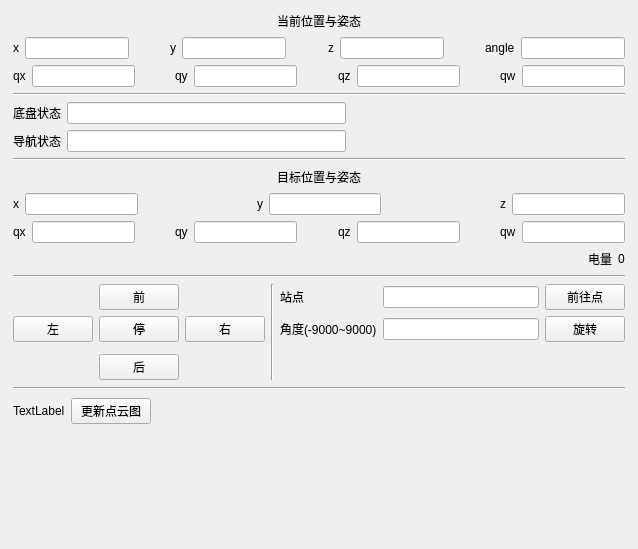
<?xml version="1.0" encoding="UTF-8"?>
<ui version="4.0">
 <class>RobotChassisPage</class>
 <widget class="QWidget" name="RobotChassisPage">
  <property name="geometry">
   <rect>
    <x>0</x>
    <y>0</y>
    <width>638</width>
    <height>549</height>
   </rect>
  </property>
  <property name="windowTitle">
   <string>Form</string>
  </property>
  <layout class="QGridLayout" name="gridLayout">
   <item row="12" column="1">
    <layout class="QHBoxLayout" name="horizontalLayout_4">
     <item>
      <widget class="QLabel" name="label_6">
       <property name="text">
        <string>qx</string>
       </property>
      </widget>
     </item>
     <item>
      <widget class="QLineEdit" name="TargetOXEdit"/>
     </item>
     <item>
      <spacer name="horizontalSpacer_10">
       <property name="orientation">
        <enum>Qt::Horizontal</enum>
       </property>
       <property name="sizeHint" stdset="0">
        <size>
         <width>40</width>
         <height>20</height>
        </size>
       </property>
      </spacer>
     </item>
     <item>
      <widget class="QLabel" name="label_14">
       <property name="text">
        <string>qy</string>
       </property>
      </widget>
     </item>
     <item>
      <widget class="QLineEdit" name="TargetOYEdit"/>
     </item>
     <item>
      <spacer name="horizontalSpacer_11">
       <property name="orientation">
        <enum>Qt::Horizontal</enum>
       </property>
       <property name="sizeHint" stdset="0">
        <size>
         <width>40</width>
         <height>20</height>
        </size>
       </property>
      </spacer>
     </item>
     <item>
      <widget class="QLabel" name="label_15">
       <property name="text">
        <string>qz</string>
       </property>
      </widget>
     </item>
     <item>
      <widget class="QLineEdit" name="TargetOZEdit"/>
     </item>
     <item>
      <spacer name="horizontalSpacer_12">
       <property name="orientation">
        <enum>Qt::Horizontal</enum>
       </property>
       <property name="sizeHint" stdset="0">
        <size>
         <width>40</width>
         <height>20</height>
        </size>
       </property>
      </spacer>
     </item>
     <item>
      <widget class="QLabel" name="label_16">
       <property name="text">
        <string>qw</string>
       </property>
      </widget>
     </item>
     <item>
      <widget class="QLineEdit" name="TargetOWEdit"/>
     </item>
    </layout>
   </item>
   <item row="7" column="1">
    <widget class="Line" name="line_2">
     <property name="orientation">
      <enum>Qt::Horizontal</enum>
     </property>
    </widget>
   </item>
   <item row="5" column="1">
    <layout class="QHBoxLayout" name="horizontalLayout_8">
     <item>
      <widget class="QLabel" name="label_17">
       <property name="text">
        <string>底盘状态</string>
       </property>
      </widget>
     </item>
     <item>
      <widget class="QLineEdit" name="ChassisStateEdit"/>
     </item>
     <item>
      <spacer name="horizontalSpacer_2">
       <property name="orientation">
        <enum>Qt::Horizontal</enum>
       </property>
       <property name="sizeHint" stdset="0">
        <size>
         <width>40</width>
         <height>20</height>
        </size>
       </property>
      </spacer>
     </item>
    </layout>
   </item>
   <item row="23" column="1">
    <spacer name="verticalSpacer">
     <property name="orientation">
      <enum>Qt::Vertical</enum>
     </property>
     <property name="sizeHint" stdset="0">
      <size>
       <width>20</width>
       <height>40</height>
      </size>
     </property>
    </spacer>
   </item>
   <item row="9" column="1">
    <layout class="QHBoxLayout" name="horizontalLayout_5">
     <item>
      <spacer name="horizontalSpacer_13">
       <property name="orientation">
        <enum>Qt::Horizontal</enum>
       </property>
       <property name="sizeHint" stdset="0">
        <size>
         <width>40</width>
         <height>20</height>
        </size>
       </property>
      </spacer>
     </item>
     <item>
      <widget class="QLabel" name="label_4">
       <property name="text">
        <string>目标位置与姿态</string>
       </property>
      </widget>
     </item>
     <item>
      <spacer name="horizontalSpacer_14">
       <property name="orientation">
        <enum>Qt::Horizontal</enum>
       </property>
       <property name="sizeHint" stdset="0">
        <size>
         <width>40</width>
         <height>20</height>
        </size>
       </property>
      </spacer>
     </item>
    </layout>
   </item>
   <item row="2" column="1">
    <layout class="QHBoxLayout" name="horizontalLayout_2">
     <item>
      <widget class="QLabel" name="label_2">
       <property name="text">
        <string>qx</string>
       </property>
      </widget>
     </item>
     <item>
      <widget class="QLineEdit" name="CurrentOXEdit"/>
     </item>
     <item>
      <spacer name="horizontalSpacer_5">
       <property name="orientation">
        <enum>Qt::Horizontal</enum>
       </property>
       <property name="sizeHint" stdset="0">
        <size>
         <width>40</width>
         <height>20</height>
        </size>
       </property>
      </spacer>
     </item>
     <item>
      <widget class="QLabel" name="label_9">
       <property name="text">
        <string>qy</string>
       </property>
      </widget>
     </item>
     <item>
      <widget class="QLineEdit" name="CurrentOYEdit"/>
     </item>
     <item>
      <spacer name="horizontalSpacer_6">
       <property name="orientation">
        <enum>Qt::Horizontal</enum>
       </property>
       <property name="sizeHint" stdset="0">
        <size>
         <width>40</width>
         <height>20</height>
        </size>
       </property>
      </spacer>
     </item>
     <item>
      <widget class="QLabel" name="label_10">
       <property name="text">
        <string>qz</string>
       </property>
      </widget>
     </item>
     <item>
      <widget class="QLineEdit" name="CurrentOZEdit"/>
     </item>
     <item>
      <spacer name="horizontalSpacer_7">
       <property name="orientation">
        <enum>Qt::Horizontal</enum>
       </property>
       <property name="sizeHint" stdset="0">
        <size>
         <width>40</width>
         <height>20</height>
        </size>
       </property>
      </spacer>
     </item>
     <item>
      <widget class="QLabel" name="label_11">
       <property name="text">
        <string>qw</string>
       </property>
      </widget>
     </item>
     <item>
      <widget class="QLineEdit" name="CurrentOWEdit"/>
     </item>
    </layout>
   </item>
   <item row="10" column="1">
    <layout class="QHBoxLayout" name="horizontalLayout_3">
     <item>
      <widget class="QLabel" name="label_5">
       <property name="text">
        <string>x</string>
       </property>
      </widget>
     </item>
     <item>
      <widget class="QLineEdit" name="TargetXEdit"/>
     </item>
     <item>
      <spacer name="horizontalSpacer_8">
       <property name="orientation">
        <enum>Qt::Horizontal</enum>
       </property>
       <property name="sizeHint" stdset="0">
        <size>
         <width>40</width>
         <height>20</height>
        </size>
       </property>
      </spacer>
     </item>
     <item>
      <widget class="QLabel" name="label_12">
       <property name="text">
        <string>y</string>
       </property>
      </widget>
     </item>
     <item>
      <widget class="QLineEdit" name="TargetYEdit"/>
     </item>
     <item>
      <spacer name="horizontalSpacer_9">
       <property name="orientation">
        <enum>Qt::Horizontal</enum>
       </property>
       <property name="sizeHint" stdset="0">
        <size>
         <width>40</width>
         <height>20</height>
        </size>
       </property>
      </spacer>
     </item>
     <item>
      <widget class="QLabel" name="label_13">
       <property name="text">
        <string>z</string>
       </property>
      </widget>
     </item>
     <item>
      <widget class="QLineEdit" name="TargetZEdit"/>
     </item>
    </layout>
   </item>
   <item row="17" column="2">
    <spacer name="horizontalSpacer_19">
     <property name="orientation">
      <enum>Qt::Horizontal</enum>
     </property>
     <property name="sizeHint" stdset="0">
      <size>
       <width>40</width>
       <height>20</height>
      </size>
     </property>
    </spacer>
   </item>
   <item row="22" column="1">
    <layout class="QGridLayout" name="gridLayout_4">
     <item row="1" column="0" colspan="2">
      <widget class="QLabel" name="lidarImage">
       <property name="text">
        <string>TextLabel</string>
       </property>
      </widget>
     </item>
     <item row="1" column="2">
      <widget class="QPushButton" name="updata_lidarButton">
       <property name="text">
        <string>更新点云图</string>
       </property>
      </widget>
     </item>
     <item row="1" column="3">
      <spacer name="horizontalSpacer_21">
       <property name="orientation">
        <enum>Qt::Horizontal</enum>
       </property>
       <property name="sizeHint" stdset="0">
        <size>
         <width>40</width>
         <height>20</height>
        </size>
       </property>
      </spacer>
     </item>
    </layout>
   </item>
   <item row="16" column="1">
    <widget class="Line" name="line_4">
     <property name="orientation">
      <enum>Qt::Horizontal</enum>
     </property>
    </widget>
   </item>
   <item row="3" column="1">
    <widget class="Line" name="line">
     <property name="orientation">
      <enum>Qt::Horizontal</enum>
     </property>
    </widget>
   </item>
   <item row="0" column="1">
    <layout class="QHBoxLayout" name="horizontalLayout_6">
     <item>
      <spacer name="horizontalSpacer_15">
       <property name="orientation">
        <enum>Qt::Horizontal</enum>
       </property>
       <property name="sizeHint" stdset="0">
        <size>
         <width>40</width>
         <height>20</height>
        </size>
       </property>
      </spacer>
     </item>
     <item>
      <widget class="QLabel" name="label_3">
       <property name="text">
        <string>当前位置与姿态</string>
       </property>
      </widget>
     </item>
     <item>
      <spacer name="horizontalSpacer_16">
       <property name="orientation">
        <enum>Qt::Horizontal</enum>
       </property>
       <property name="sizeHint" stdset="0">
        <size>
         <width>40</width>
         <height>20</height>
        </size>
       </property>
      </spacer>
     </item>
    </layout>
   </item>
   <item row="1" column="1">
    <layout class="QHBoxLayout" name="horizontalLayout">
     <item>
      <widget class="QLabel" name="label">
       <property name="text">
        <string>x</string>
       </property>
      </widget>
     </item>
     <item>
      <widget class="QLineEdit" name="CurrentXEdit"/>
     </item>
     <item>
      <spacer name="horizontalSpacer_4">
       <property name="orientation">
        <enum>Qt::Horizontal</enum>
       </property>
       <property name="sizeHint" stdset="0">
        <size>
         <width>40</width>
         <height>20</height>
        </size>
       </property>
      </spacer>
     </item>
     <item>
      <widget class="QLabel" name="label_7">
       <property name="text">
        <string>y</string>
       </property>
      </widget>
     </item>
     <item>
      <widget class="QLineEdit" name="CurrentYEdit"/>
     </item>
     <item>
      <spacer name="horizontalSpacer">
       <property name="orientation">
        <enum>Qt::Horizontal</enum>
       </property>
       <property name="sizeHint" stdset="0">
        <size>
         <width>40</width>
         <height>20</height>
        </size>
       </property>
      </spacer>
     </item>
     <item>
      <widget class="QLabel" name="label_8">
       <property name="text">
        <string>z</string>
       </property>
      </widget>
     </item>
     <item>
      <widget class="QLineEdit" name="CurrentZEdit"/>
     </item>
     <item>
      <spacer name="horizontalSpacer_18">
       <property name="orientation">
        <enum>Qt::Horizontal</enum>
       </property>
       <property name="sizeHint" stdset="0">
        <size>
         <width>40</width>
         <height>20</height>
        </size>
       </property>
      </spacer>
     </item>
     <item>
      <widget class="QLabel" name="label_21">
       <property name="text">
        <string>angle</string>
       </property>
      </widget>
     </item>
     <item>
      <widget class="QLineEdit" name="CurrentAngleEdit"/>
     </item>
    </layout>
   </item>
   <item row="17" column="1">
    <layout class="QGridLayout" name="gridLayout_2">
     <item row="1" column="1">
      <widget class="QPushButton" name="left_Button">
       <property name="text">
        <string>左</string>
       </property>
      </widget>
     </item>
     <item row="0" column="2">
      <widget class="QPushButton" name="forward_Button">
       <property name="cursor">
        <cursorShape>ArrowCursor</cursorShape>
       </property>
       <property name="text">
        <string>前</string>
       </property>
      </widget>
     </item>
     <item row="1" column="2">
      <widget class="QPushButton" name="stop_Button">
       <property name="text">
        <string>停</string>
       </property>
      </widget>
     </item>
     <item row="1" column="3">
      <widget class="QPushButton" name="right_Button">
       <property name="text">
        <string>右</string>
       </property>
      </widget>
     </item>
     <item row="3" column="2">
      <widget class="QPushButton" name="backwards_Button">
       <property name="text">
        <string>后</string>
       </property>
      </widget>
     </item>
     <item row="1" column="8">
      <widget class="QPushButton" name="turnButton">
       <property name="text">
        <string>旋转</string>
       </property>
      </widget>
     </item>
     <item row="1" column="6">
      <widget class="QLabel" name="label_18">
       <property name="text">
        <string>角度(-9000~9000)</string>
       </property>
      </widget>
     </item>
     <item row="1" column="7">
      <widget class="QLineEdit" name="angleEdit"/>
     </item>
     <item row="0" column="4" rowspan="4">
      <widget class="Line" name="line_3">
       <property name="orientation">
        <enum>Qt::Vertical</enum>
       </property>
      </widget>
     </item>
     <item row="0" column="8">
      <widget class="QPushButton" name="send_goal_Button">
       <property name="text">
        <string>前往点</string>
       </property>
      </widget>
     </item>
     <item row="0" column="6">
      <widget class="QLabel" name="label_20">
       <property name="text">
        <string>站点</string>
       </property>
      </widget>
     </item>
     <item row="0" column="7">
      <widget class="QLineEdit" name="goal_id_Edit"/>
     </item>
    </layout>
   </item>
   <item row="18" column="1" rowspan="2">
    <widget class="Line" name="line_5">
     <property name="orientation">
      <enum>Qt::Horizontal</enum>
     </property>
    </widget>
   </item>
   <item row="17" column="0">
    <spacer name="horizontalSpacer_17">
     <property name="orientation">
      <enum>Qt::Horizontal</enum>
     </property>
     <property name="sizeHint" stdset="0">
      <size>
       <width>40</width>
       <height>20</height>
      </size>
     </property>
    </spacer>
   </item>
   <item row="6" column="1">
    <layout class="QHBoxLayout" name="horizontalLayout_10">
     <item>
      <widget class="QLabel" name="label_19">
       <property name="text">
        <string>导航状态</string>
       </property>
      </widget>
     </item>
     <item>
      <widget class="QLineEdit" name="NavStateEdit"/>
     </item>
     <item>
      <spacer name="horizontalSpacer_3">
       <property name="orientation">
        <enum>Qt::Horizontal</enum>
       </property>
       <property name="sizeHint" stdset="0">
        <size>
         <width>40</width>
         <height>20</height>
        </size>
       </property>
      </spacer>
     </item>
    </layout>
   </item>
   <item row="13" column="1">
    <layout class="QHBoxLayout" name="horizontalLayout_7">
     <item>
      <spacer name="horizontalSpacer_20">
       <property name="orientation">
        <enum>Qt::Horizontal</enum>
       </property>
       <property name="sizeHint" stdset="0">
        <size>
         <width>40</width>
         <height>20</height>
        </size>
       </property>
      </spacer>
     </item>
     <item>
      <widget class="QLabel" name="label_22">
       <property name="text">
        <string>电量</string>
       </property>
      </widget>
     </item>
     <item>
      <widget class="QLabel" name="voltage_label">
       <property name="text">
        <string>0</string>
       </property>
      </widget>
     </item>
    </layout>
   </item>
  </layout>
 </widget>
 <resources/>
 <connections/>
</ui>
